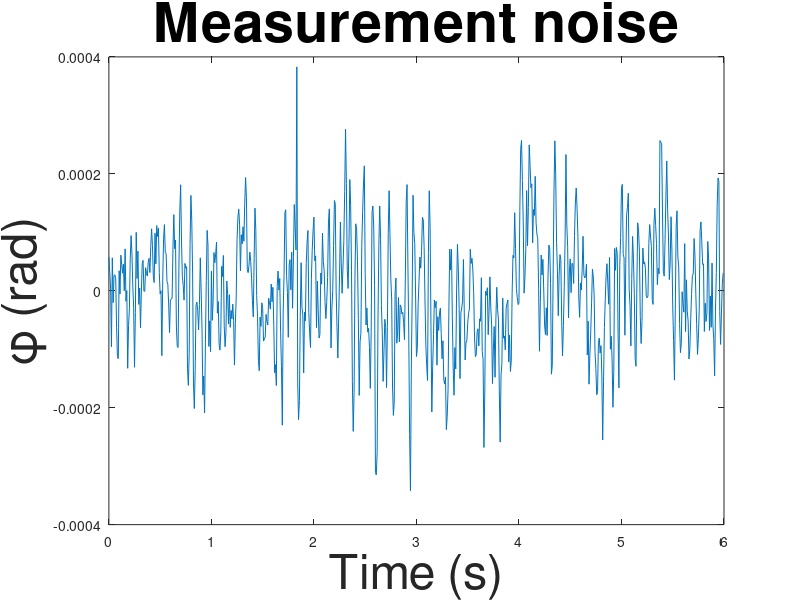

Write MATLAB code to recreate this figure. (Note: this script raises an error after producing the figure.)
%% Initialization
clear;
close all;
clc;

% For OptiTrack noise:
% - optitrackNoiseTest (from ardrone2_exp_2020-07-24_4.bag)


%% Set variables
% % Retrieve bag file
% cd ~/.ros;
% bag = rosbag("ardrone2_exp_2020-10-29_25_batP1.bag");
% cd ~/ardrone2_ws/src/ardrone2_dem/dem/matlab;
% 
% % Select topics that need to be stored
% % Controller signal topics
% topics.cmdVel = 0;
% 
% % Simulation/flight data topics
% topics.modelInput = 0;
% topics.gazeboModelStates = 0;
% topics.optitrack = 1;
% topics.ardroneImu = 0;
% topics.ardroneNav = 0;
% topics.ardroneOdom = 0;
% topics.rotorsMotorSpeed = 0;
% 
% % Set time interval with respect to start of rosbag recording
% time = [0,10];
% 
% 
% %% Get data
% topicsOut = storeBagdata(bag, topics, time);
% 
% if topics.cmdVel
%     cmdVelTime = topicsOut.cmdVel.time;
%     cmdVelLin = topicsOut.cmdVel.lin;
%     cmdVelAng = topicsOut.cmdVel.ang;
% end
% 
% if topics.optitrack
%     optitrackStampTime = topicsOut.optitrack.stampTime;
%     optitrackRecordTime = topicsOut.optitrack.recordTime;
%     optitrackPos = topicsOut.optitrack.pos;
%     optitrackOrientQuat = topicsOut.optitrack.orient;
% end
% 
% if topics.ardroneImu
%     ardroneImuStampTime  = topicsOut.ardroneImu.stampTime;
%     ardroneImuRecordTime  = topicsOut.ardroneImu.recordTime;
%     ardroneImuOrientQuat = topicsOut.ardroneImu.orient;
%     ardroneImuVAng       = topicsOut.ardroneImu.vAng;
% end
% 
% if topics.ardroneNav
%     ardroneNavStampTime = topicsOut.ardroneNav.stampTime;
%     ardroneNavRecordTime = topicsOut.ardroneNav.recordTime;
%     ardroneNavMotor = topicsOut.ardroneNav.motor;
%     ardroneNavRot = topicsOut.ardroneNav.rot;
%     ardroneNavVLin = topicsOut.ardroneNav.vLin;
%     ardroneNavALin = topicsOut.ardroneNav.aLin;
% end
% 
% if topics.ardroneOdom
%     ardroneOdomStampTime = topicsOut.ardroneOdom.stampTime;
%     ardroneOdomRecordTime = topicsOut.ardroneOdom.recordTime;
%     ardroneOdomPos = topicsOut.ardroneOdom.pos;
%     ardroneOdomOrientQuat = topicsOut.ardroneOdom.orient;
%     ardroneOdomVLin = topicsOut.ardroneOdom.vLin;
%     ardroneOdomVAng = topicsOut.ardroneOdom.vAng;
% end
% 
% 
% %% Select suitable time frames
% % Plot data to search for time where quantities are constant
% optitrackPlotTime = optitrackStampTime - optitrackStampTime(1);
% figure('Name','OptiTrack position data');
% hold on;
% plot(optitrackPlotTime,optitrackPos(1,:),'-o');
% plot(optitrackPlotTime,optitrackPos(2,:),'-o');
% plot(optitrackPlotTime,optitrackPos(3,:),'-o');
% keyboard;
% 
% % Select data samples to use
% prompt      = {'Enter time of 1st data sample:',...
%                'Enter time of last data sample:'};
% dlgtitle    = 'Data selection';
% dims        = [1 35];
% definput    = {num2str(optitrackPlotTime(1)),...
%                num2str(optitrackPlotTime(end))};
% answer      = inputdlg(prompt,dlgtitle,dims,definput);
% startTime   = str2double(answer{1}) + optitrackStampTime(1);
% endTime     = str2double(answer{2}) + optitrackStampTime(1);
% [~,otStart] = min(abs(optitrackStampTime-startTime));
% [~,otEnd]   = min(abs(optitrackStampTime-endTime));
% 
% % Select proper OptiTrack data
% optitrackStampTime = optitrackStampTime(otStart:otEnd);
% optitrackStampTime = optitrackStampTime - optitrackStampTime(1);
% optitrackPos = optitrackPos(:,otStart:otEnd);
% optitrackOrientQuat = optitrackOrientQuat(:,otStart:otEnd);
% 
% 
% %% Ensure that all orientations are given in ZYX Euler angles, start at 0
% %  and are given in [rad]
% 
% % Convert quaternion from ROS convention (x,y,z,w)
% %                    to MATLAB convention (w,x,y,z)
% optitrackOrientQuat = [optitrackOrientQuat(4,:);...
%                        optitrackOrientQuat(1:3,:)];
% 
% % Convert quaternions to ZYX Euler angles: [Z;Y;X] ([psi;theta;phi])
% optitrackOrient = quat2eul(optitrackOrientQuat','ZYX')';
% 
% figure('Name','OptiTrack orientation data');
% subplot(3,1,1);
% plot(optitrackStampTime,optitrackOrient(1,:),'-o');
% title('\psi');
% subplot(3,1,2);
% plot(optitrackStampTime,optitrackOrient(2,:),'-o');
% title('\theta');
% subplot(3,1,3);
% plot(optitrackStampTime,optitrackOrient(3,:),'-o');
% title('\phi');
% 
% 
% %% Interpolate data
% % Sample time
% fs = 120;
% measNoiseData.sampleTime = 1/fs;
% 
% % OptiTrack data
% data.time = optitrackStampTime;
% data.value = optitrackOrient(3,:);
% tmp = interpolate(measNoiseData.sampleTime,data);
% time = tmp.time;
% z = tmp.value;
% 
% 
% %% Ensure data start at time 0 and data is zeroed
% time = time - time(1);
% z = z - z(1);
% 
% 
% %% Save data to speed up
% % OptiTrack data
% save('optiTrackNoiseTest.mat','time','z');
% 
% 
%% Load data to speed up
% OptiTrack data
load optiTrackNoiseTest.mat;


%% Calculate noise characteristics of OptiTrack roll angle
%  states
% [f,pZ1] = getFFT(time,z);
% plot(f,pZ1);
% legend('x','y','z','\phi','\theta','\psi');
% ylim([0,0.3e-3]);

% for i = 1:ny
%     figure('Name',['Frequency spectrum of z' num2str(i)]);
%     plot(f,pZ1(i,:));
% end

z = z - mean(z);
std(z)
std(z)^2

% [SigmaZEst1,sZEstGaussian] = estimateNoiseCharacteristics(time,z,1,1);
% [sZEstFriston] = estimateSmoothness(time,z);


%% Calculate higher-order derivatives of measurement noise
nZ = length(time);

zDer        = diff(z,1,2);
zDer        = zDer - mean(zDer,2);
gausFitZDot = fitdist(zDer','Normal');

zDDer        = diff(zDer,1,2);
zDDer        = zDDer - mean(zDDer,2);
gausFitZDDot = fitdist(zDDer','Normal');


%% Plot data
axFontSize = 30;
labelFontSize = 35;
titleFontSize = 40;

% OptiTrack data
figure('Name','Measurement noise');
box on;
% subplot(2,1,1);
plot(time,z);
xlabel('Time (s)','FontSize',labelFontSize);
ylabel('\phi (rad)','FontSize',labelFontSize);
title('Measurement noise','FontSize',titleFontSize);
ax = gca;
ax.FontSize = axFontSize;
% subplot(2,1,2);
% plot(time,normrnd(0,std(z),[1,length(time)]));


axFontSize = 15;
labelFontSize = 20;
titleFontSize = 25;
figure('Name','Gaussian distribution of measurement noise and derivative');
box on;
xLim = [-4e-4,4e-4];
subplot(3,1,1);
histfit(z,50,'normal');
xlim(xLim);
legend('Histogram of measurement noise','Gaussian fit');
xlabel('Noise value (rad)','FontSize',labelFontSize);
ylabel('# occurences & probability','FontSize',labelFontSize);
title('Measurement noise','FontSize',titleFontSize);
ax = gca;
ax.FontSize = axFontSize;
subplot(3,1,2);
histfit(zDer,57,'normal');
xlim(xLim);
legend('Histogram of 1st-order derivative','Gaussian fit');
xlabel('1st-order derivative noise value (rad/s)',...
       'FontSize',labelFontSize);
ylabel('# occurences & probability','FontSize',labelFontSize);
title('1st-order derivative of measurement noise','FontSize',titleFontSize);
ax = gca;
ax.FontSize = axFontSize;
subplot(3,1,3);
histfit(zDDer,88,'normal');
xlim(xLim);
legend('Histogram of 2nd-order derivative','Gaussian fit');
xlabel('2nd-order derivative value (rad/s^2)',...
       'FontSize',labelFontSize);
ylabel('# occurences & probability','FontSize',labelFontSize);
title('2nd-order derivative of measurement noise','FontSize',titleFontSize);
ax = gca;
ax.FontSize = axFontSize;
% 
% 
% %% Autocorrelation test
% white = normrnd(0,std(z),[1,length(time)]);
% ts = 1/120;
% n = length(time);
% tau = linspace(-time(end),time(end),2*n-1);
% s = 0.01;
% h = sqrt(1/ts*s*sqrt(pi))*exp(-tau.^2/(2*s^2));
% col = conv(h,white,'valid');
% figure;
% autocorr(white);
% figure;
% autocorr(h);
% figure;
% autocorr(col);
% 
% 
% %% Save expData data
% measNoiseData.time      = time;
% measNoiseData.z         = z;
% measNoiseData.nSamples  = 1000;
% measNoiseData.dataName  = 'ardrone2DroneSensorNoise';
% measNoiseData.SigmaEst1 = SigmaZEst1;
% measNoiseData.sEst1     = sZEstGaussian;
% measNoiseData.sEst2     = sZEstFriston;
% filename = sprintf('measNoiseData_%s',datestr(now,'dd-mm-yyyy_HH-MM'));
% save(filename,'measNoiseData');
